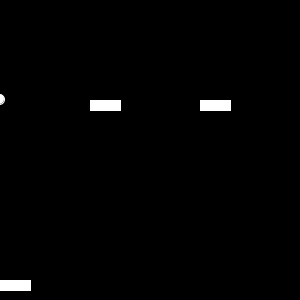
Frame 1 (no input)
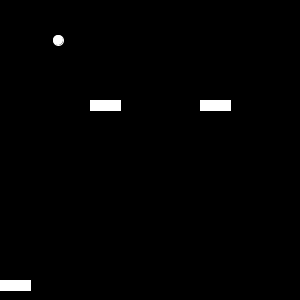
Frame 60 (the mouse pressed at the canvas centre just before this capture)
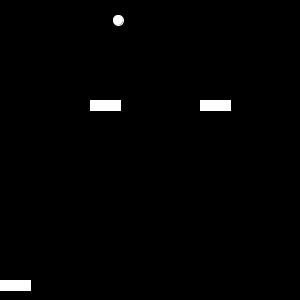
Frame 120 (the mouse held since frame 60 and released just before this capture)

The Processing sketch that drew these frames (run headless with seeded random() and noise(); from frame 60 on, the mouse is pressed at the canvas centre):

// Processing sketch: processing_83332
// ── processing_83332.pde

Paddle eric;
Ball gretta;
void setup()
{
  size(300, 300);
  frameRate(100);
  eric = new Paddle();
  gretta= new Ball();
  
}
void draw()
{
  stroke(255);
  background(0);
  eric.move();
  eric.show();
  gretta.move();
  gretta.bounce();
  gretta.show();
}
class Ball
{
  int x;
  int y;
  boolean up, right,gameOver;
  Ball()
  {
    x=0;
    y=100;
  }

  void move()
  {
    if (right==true)
    {
      x++;
    }
    if (right==false)
    {
      x--;
    }
    if (up==true)
    {
      y++;
    }
    if (up==false)
    {
      y--;
    }
  }
  void bounce()
  {
    if (get(x-1,y) != color(0))
    {
      right = true;
    }
    if (get(x+1,y) != color(0))
    {
      right = false;
    }
    if (get(x,y-1) != color(0))
    {
      up=true;
    }
    if (get(x,y+1) != color(0))
    {
      up=false;
    }
    if (y >297)
    {
      gameOver = true;
      textAlign (CENTER);
      textSize(25);
      text("Game Over", 150,150);
      noLoop();
    }
  }
    
  void show()
  {
    ellipse(x, y, 10, 10);
  }
}
class Paddle
{
  int xm;
  Paddle()
  {
    int xm = 150;
  }
  void move()
 {
   if(keyPressed == true && key =='g')
   {
     xm++;
   }
   if(keyPressed== true && key=='f')
   {
     xm--;
   }
 }
   
 void show()
  {
    rect(xm, 280, 30, 10);
    rect(90,100,30,10);
    rect(200,100,30,10);
  }
}
